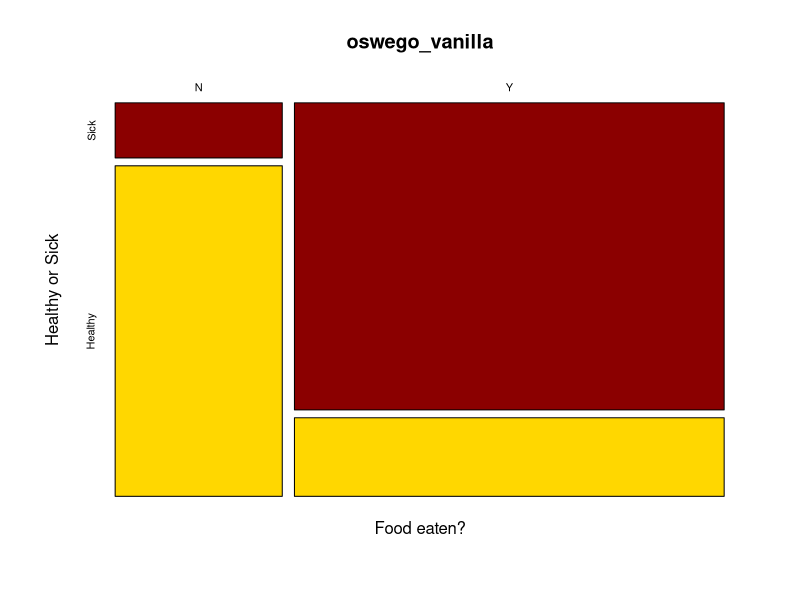

This figure's R source:
# Ching Zhang | 68167998
## Question 1
# 1a)
oswego <- read.csv("DataForLabs/oswego.csv", stringsAsFactors = TRUE)

# 1b)
levels(oswego$ill)
oswego$ill <- factor(oswego$ill, levels = c("Sick", "Healthy"))

# 1c) The chi-squared value for the relationship between fruit salad and 
# illness is 3.68. It would not be legitimate to use a chi-squared test on this
# data as there are expected values below 5. A better test to use would be
# Fisher's exact test as there are no set minimum thresholds for expected size.
oswego_table <- table(oswego$fruit_salad, oswego$ill)
oswego_table
chisq.test(oswego_table)$expected

# 1d) For spinach the odds ratio is 1.088495. For baked ham the odds ratio is
# 0.8325381. For vanilla ice cream the odds ratio is 0.04513438. For chocolate
# ice cream the odds ratio is 2.483418. The most likely vehicle of the disease
# is vanilla ice cream.
oswego_spinach <- table(oswego$spinach, oswego$ill)
oswego_ham <- table(oswego$baked_ham, oswego$ill)
oswego_vanilla <- table(oswego$vanilla_ice_cream, oswego$ill)
oswego_chocolate <- table(oswego$chocolate_ice_cream, oswego$ill)

fisher.test(oswego_spinach)$estimate
fisher.test(oswego_ham)$estimate
fisher.test(oswego_vanilla)$estimate
fisher.test(oswego_chocolate)$estimate

# 1e) The 95% confidence interval is from 0.007201237 to 0.191715457.
fisher.test(oswego_vanilla)$conf.int

# 1f)
mosaicplot(oswego_vanilla, 
           color = c("darkred", "gold"), 
           xlab ="Food eaten?", ylab = "Healthy or Sick")

## Question 2
# 2a)
week1 <- read.csv("DataForLabs/collecteddata_lab1.csv")
dominant_table <- table(week1$Hand, week1$Foot)
fisher.test(dominant_table)

